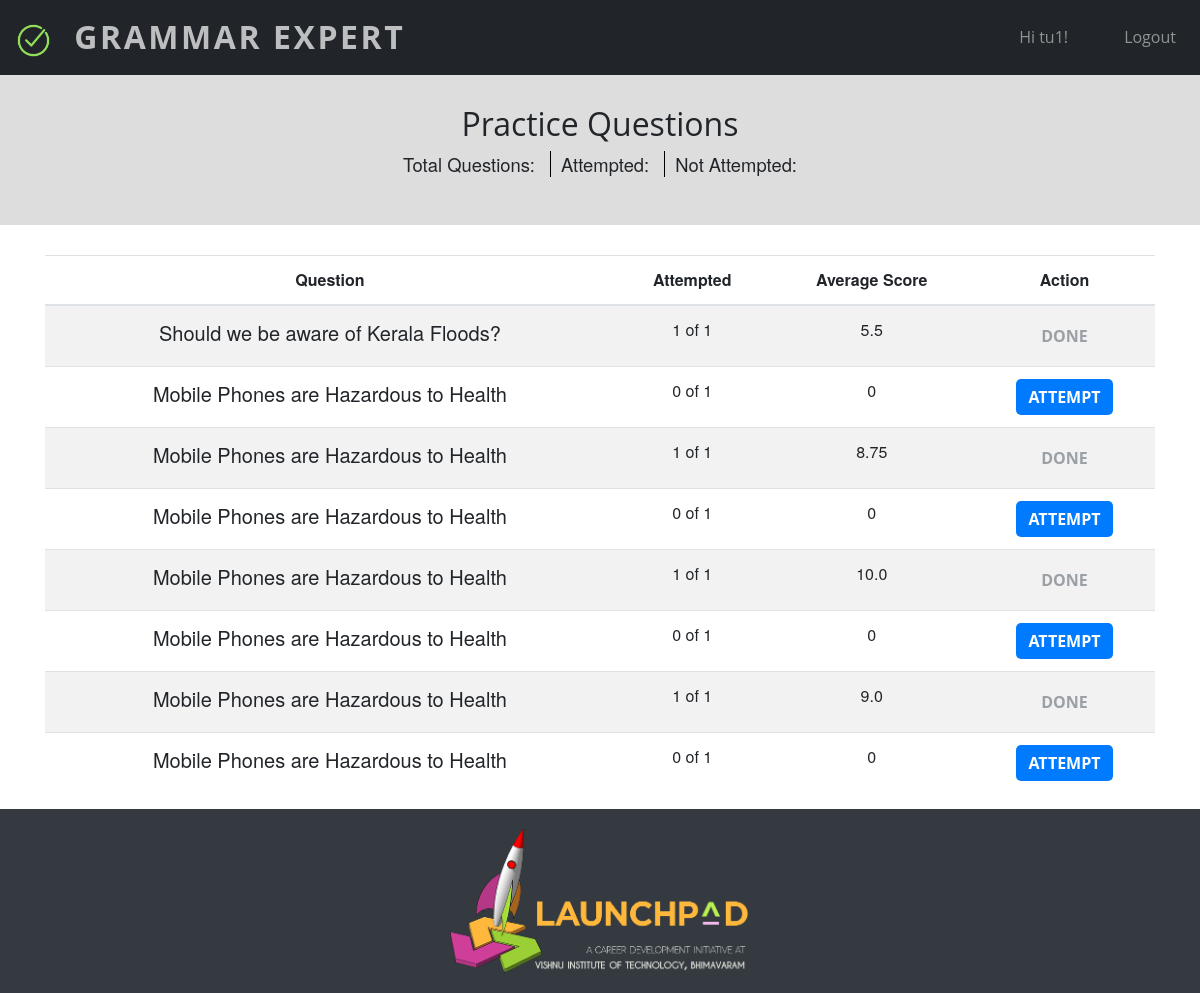
Page /practice/ (signed in) on the committed database.
### myapp/models.py (models this page shows, shortened)
class Question(models.Model):
    question = models.CharField(max_length = 500)
    user = models.ForeignKey(User, on_delete=models.CASCADE)
    code = models.CharField(max_length = 8,unique = True)
    word_limit = models.IntegerField(default=300)
    attempts_allowed = models.IntegerField(default=1)
    date_created = models.DateField(default=datetime.now)
    time_limit = models.IntegerField(default=30)

### myapp/views.py (the view)
# urls.py: path('practice/',views.practice,name='practice'),
@login_required(login_url="login")
def practice(request):
    context = dict()
    results = []
    questions = Question.objects.filter(user_id = 1)
    for q in questions:
        a = list(Answer.objects.filter(user_id=request.user.id,question_id=q.id))
        s = 0
        n = 0
        avg = 0
        for x in a:
            s += x.score
            n += 1
        if n>0:
            avg = s/n
        if len(a) < q.attempts_allowed:
            results.append((q, True, avg, n, q.attempts_allowed))
        else:
            results.append((q, False, avg, n, q.attempts_allowed))
    return render(request, template_name = 'practice.html', context={"questions":results})

### myapp/templates/practice.html (shortened to what this page needs)
{% load static %}
{% load bootstrap4 %}
{% include 'header.html' %}
<link rel="stylesheet" type="text/css" href="https://cdn.datatables.net/v/bs4/dt-1.10.18/datatables.min.css"/>
<div class="masthead text-center">
    <div class="container-fluid topheading">
        <h2>Practice Questions</h2>
        <p><span id="count">Total Questions: </span>
          <span id="attemptedcount">Attempted: </span>
          <span id="unattemptedcount">Not Attempted: </span>
        </p>
    </div>
    <div class="container">
    <table id="questions" class="table table-striped">
      <thead>
        <th>Question</th>
        <th>Attempted</th>
        <th>Average Score</th>
        <th>Action</th>
      </thead>
        <tbody>
{% for q in questions %}
  <tr>
    <td class="lead">{{ q.0.question }}</td>
    <td>{{q.3}} of {{q.4}}</td>
    <td>{{q.2}}</td>
    {% if q.1 %}
    <td><a href="{% url 'attempt' q.0.code %}"><button class="btn btn-primary my-auto">attempt</button></a></td>
    {% else %}
    <td><button disabled class="btn btn-link">done</button></td>
    {% endif %}
  </tr>
{% endfor %}
</tbody>
</table>
</div>
</div>
    {% include 'footer.html' %}
</body>
</html>

### myapp/templates/header.html (shortened to what this page needs)
<!DOCTYPE html>
{% load bootstrap4 %}
{% load static %}
<html lang="en">
<head>
    <link rel="stylesheet" href="https://maxcdn.bootstrapcdn.com/bootstrap/4.0.0/css/bootstrap.min.css">
    <link rel="stylesheet" href="{% static "header.css"%}"/>
</head>
<body>
    <nav id="mainNav" class="navbar navbar-expand-lg navbar-dark bg-dark py-2">
        <a id="homelink" class="navbar-brand d-inline-block align-top" href="{% url "homepage" %}">
            <img src="{% static "images/correct.png" %}" width="35" height="35" alt="">
            <span>Grammar Expert</span>
        </a>
        <div class="collapse navbar-collapse" id="navbarNavAltMarkup">
        <div class="navbar-nav ml-auto">
        {% if user.is_authenticated %}
          <a class="nav-item nav-link pr-5">Hi {{ user.username }}!</a>
          <a class="nav-item nav-link pr-2" href="{% url "logout" %}">Logout</a>
        {% else %}
            <a class="nav-item nav-link pr-5"  href="{% url "login" %}">Login</a>
            <a class="nav-item nav-link pr-2" href="{% url "signup" %}">Signup</a>
        {% endif %}
        </div>
      </div>
    </nav>

### myapp/templates/footer.html (shortened to what this page needs)
{% load static %}
<div class="container-fluid footer">
    <img class="logo" src="{% static "images/llogo.png"%}"/>
</div>

### myapp/static/header.css (style rules this page uses)
body, html { width: 100%; height: 100%; }
body { font-family: 'Merriweather', 'Helvetica Neue', Arial, sans-serif; }
a { color: #F05F40; -webkit-transition: all 0.2s; -moz-transition: all 0.2s; transition: all 0.2s; }
h1, h2, h3, h4, h5, h6 { font-family: 'Open Sans', 'Helvetica Neue', Arial, sans-serif; }
.bg-dark { background-color: #212529 !important; }
#mainNav { border-bottom: 1px solid rgba(33, 37, 41, 0.1); background-color: #fff; font-family: 'Open Sans', 'Helvetica Neue', Arial, sans-serif; -webkit-transition: all 0.2s; -moz-transition: all 0.2s; transition: all 0.2s; }
#mainNav .navbar-brand { font-weight: 700; text-transform: uppercase; color: #F05F40; font-family: 'Open Sans', 'Helvetica Neue', Arial, sans-serif; }
@media (min-width: 992px) { #mainNav { border-color: transparent; background-color: transparent; } }
@media (min-width: 992px) { #mainNav .navbar-brand { color: rgba(255, 255, 255, 0.7); } }
.masthead { padding-top: 10rem; padding-bottom: calc(10rem - 56px); background-position: center center; -webkit-background-size: cover; -moz-background-size: cover; -o-background-size: cover; background-size: cover; }
.masthead p { font-weight: 300; }
@media (min-width: 768px) { .masthead p { font-size: 1.15rem; } }
@media (min-width: 992px) { .masthead { min-height: 650px; padding-top: 0; padding-bottom: 0; } }
.btn { font-weight: 700; text-transform: uppercase; border: none; border-radius: 5px; font-family: 'Open Sans', 'Helvetica Neue', Arial, sans-serif; }
.navbar-brand span { padding-left: 15px; letter-spacing: 0.0800em; }
#homelink { text-decoration: none; color:white; font-size:2em; text-decoration: none; }

### myapp/templates/practice.html (style rules this page uses)
.topheading { text-align: center; padding:30px; background-color: #dddddd; margin-bottom: 30px; }
#count, #unattemptedcount { padding:0 10px; }
#attemptedcount { padding:0 10px; border-left: 1px solid black; border-right: 1px solid black; }

### myapp/templates/footer.html (style rules this page uses)
.footer { background-color: #343a40; text-align: center; }
.footer .logo { margin:20px auto; width:300px; }

### rows in the picture
Question: question "Should we be aware of Kerala Floods?", q "1", q "5.5", shows "DONE"
Question: question "Mobile Phones are Hazardous to Health", q "0", q "1", shows "ATTEMPT"
Question: question "Mobile Phones are Hazardous to Health", q "1", q "8.75", shows "DONE"
Question: question "Mobile Phones are Hazardous to Health", q "0", q "1", shows "ATTEMPT"
Question: question "Mobile Phones are Hazardous to Health", q "1", q "10.0", shows "DONE"
Question: question "Mobile Phones are Hazardous to Health", q "0", q "1", shows "ATTEMPT"
Question: question "Mobile Phones are Hazardous to Health", q "1", q "9.0", shows "DONE"
Question: question "Mobile Phones are Hazardous to Health", q "0", q "1", shows "ATTEMPT"

### other values in the picture
{{ user.username }} "tu1"
